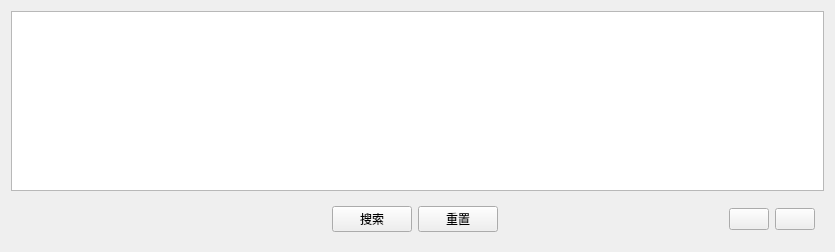
<?xml version="1.0" encoding="UTF-8"?>
<ui version="4.0">
 <class>queryHeader</class>
 <widget class="QWidget" name="queryHeader">
  <property name="geometry">
   <rect>
    <x>0</x>
    <y>0</y>
    <width>835</width>
    <height>252</height>
   </rect>
  </property>
  <property name="windowTitle">
   <string>Form</string>
  </property>
  <layout class="QVBoxLayout" name="verticalLayout">
   <item>
    <widget class="QListWidget" name="listWidget"/>
   </item>
   <item>
    <layout class="QHBoxLayout" name="horizontalLayout">
     <item>
      <spacer name="horizontalSpacer">
       <property name="orientation">
        <enum>Qt::Horizontal</enum>
       </property>
       <property name="sizeHint" stdset="0">
        <size>
         <width>40</width>
         <height>20</height>
        </size>
       </property>
      </spacer>
     </item>
     <item>
      <widget class="QWidget" name="horizontalWidget_3" native="true">
       <property name="sizePolicy">
        <sizepolicy hsizetype="Expanding" vsizetype="Preferred">
         <horstretch>0</horstretch>
         <verstretch>0</verstretch>
        </sizepolicy>
       </property>
       <layout class="QHBoxLayout" name="horizontalLayout_3">
        <item>
         <spacer name="horizontalSpacer_2">
          <property name="orientation">
           <enum>Qt::Horizontal</enum>
          </property>
          <property name="sizeHint" stdset="0">
           <size>
            <width>40</width>
            <height>20</height>
           </size>
          </property>
         </spacer>
        </item>
        <item>
         <widget class="QPushButton" name="pushButton_query">
          <property name="text">
           <string>搜索</string>
          </property>
         </widget>
        </item>
        <item>
         <widget class="QPushButton" name="pushButton_reset">
          <property name="text">
           <string>重置</string>
          </property>
         </widget>
        </item>
        <item>
         <spacer name="horizontalSpacer_3">
          <property name="orientation">
           <enum>Qt::Horizontal</enum>
          </property>
          <property name="sizeHint" stdset="0">
           <size>
            <width>40</width>
            <height>20</height>
           </size>
          </property>
         </spacer>
        </item>
       </layout>
      </widget>
     </item>
     <item>
      <widget class="QWidget" name="horizontalWidget_2" native="true">
       <property name="sizePolicy">
        <sizepolicy hsizetype="Expanding" vsizetype="Preferred">
         <horstretch>0</horstretch>
         <verstretch>0</verstretch>
        </sizepolicy>
       </property>
       <layout class="QHBoxLayout" name="horizontalLayout_2">
        <item>
         <spacer name="horizontalSpacer_4">
          <property name="orientation">
           <enum>Qt::Horizontal</enum>
          </property>
          <property name="sizeHint" stdset="0">
           <size>
            <width>40</width>
            <height>20</height>
           </size>
          </property>
         </spacer>
        </item>
        <item>
         <widget class="QPushButton" name="pushButton_add">
          <property name="text">
           <string/>
          </property>
          <property name="isIconNoPadding" stdset="0">
           <bool>true</bool>
          </property>
         </widget>
        </item>
        <item>
         <widget class="QPushButton" name="pushButton_minus">
          <property name="text">
           <string/>
          </property>
          <property name="isIconNoPadding" stdset="0">
           <bool>true</bool>
          </property>
         </widget>
        </item>
       </layout>
      </widget>
     </item>
    </layout>
   </item>
  </layout>
 </widget>
 <resources/>
 <connections/>
</ui>
